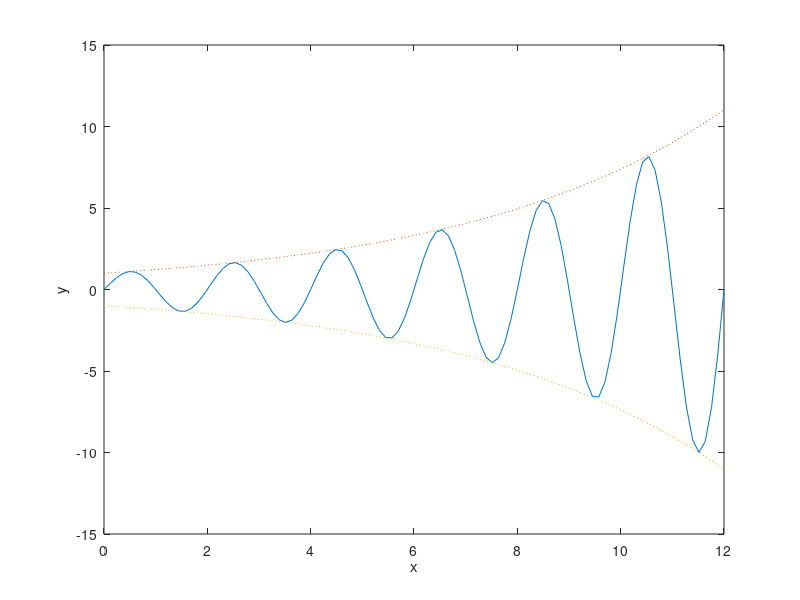

This chart was generated by the following MATLAB code:
x = linspace(0, 12, 100);
g = @(x) exp(0.2*x);
f = @(x) exp(0.2*x).*sin(pi*x);
y = f(x);
y1 = g(x);
y2 = -g(x);

plot(x, y, x, y1, ':', x, y2, ':')
xlabel('x')
ylabel('y')
